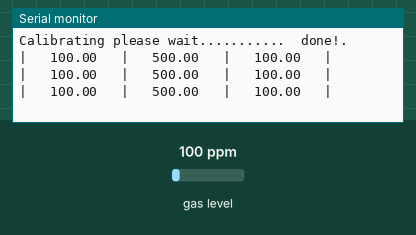
This sketch was run on a simulated ESP32. Shown: the last lines printed to the serial monitor. The inputs (shaded band) are chosen by the test bench; at power-on: gas level 100 ppm.

Above: at 1.2 s.
1.3 s: gas level set to 20 ppm
At 1.9 s:
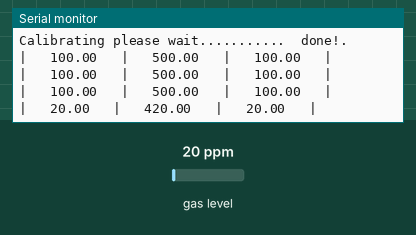
2.8 s: gas level set to 250 ppm
At 3.4 s:
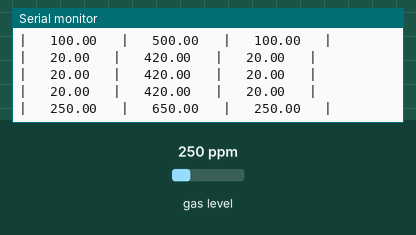
Timing chart, 0 to 5.8 s (numbered marks = the images above; inputs shaded):
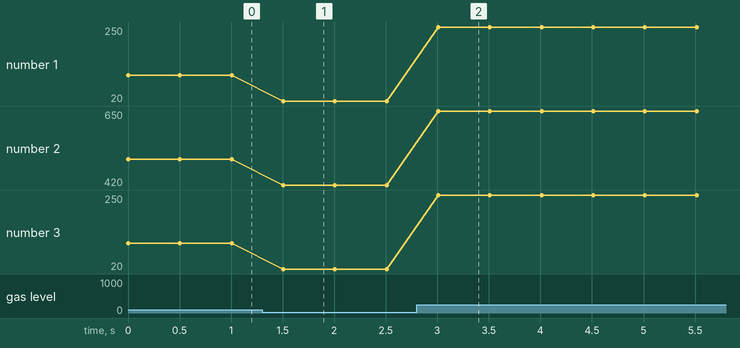

Measured:
- after the input at 1.3 s, the serial monitor: prints a new line after 0.21 s (image 1)
- after the input at 2.8 s, the serial monitor: prints a new line after 0.21 s (image 2)
- plotted number 1: 100 → 20 after the input at 1.3 s, 20 → 250 after the input at 2.8 s
- plotted number 2: 500 → 420 after the input at 1.3 s, 420 → 650 after the input at 2.8 s
- plotted number 3: 100 → 20 after the input at 1.3 s, 20 → 250 after the input at 2.8 s

The sketch:

GAS_TEST.ino
```cpp
//MQ-135 Sensor declarations
#include <MQUnifiedsensor.h>
#define placa "ESP-32"
#define Voltage_Resolution 3.3 // 3V3 <- IMPORTANT. Source: https://randomnerdtutorials.com/esp32-adc-analog-read-arduino-ide/
#define pin 35 //Analog input 0 of your arduino
#define type "MQ-135" //MQ135
#define ADC_Bit_Resolution 12 // ESP-32 bit resolution. Source: https://randomnerdtutorials.com/esp32-adc-analog-read-arduino-ide/
#define RatioMQ135CleanAir 3.6//RS / R0 = 3.6 ppm
//Declare Sensor
MQUnifiedsensor MQ135(placa, Voltage_Resolution, ADC_Bit_Resolution, pin, type);


void setup() {
  Serial.begin(115200); //Init serial port
  initGasSensor();
}

void loop() {
  MQ135.update(); // Update data, the arduino will read the voltage from the analog pin

  MQ135.setA(605.18); MQ135.setB(-3.937); // Configure the equation to calculate CO concentration value
  float CO = MQ135.readSensor(); // Sensor will read PPM concentration using the model, a and b values set previously or from the setup

  MQ135.setA(110.47); MQ135.setB(-2.862); // Configure the equation to calculate CO2 concentration value
  float CO2 = MQ135.readSensor() + 400; // Sensor will read PPM concentration using the model, a and b values set previously or from the setup

  MQ135.setA(102.2 ); MQ135.setB(-2.473); // Configure the equation to calculate NH4 concentration value
  float NH4 = MQ135.readSensor(); // Sensor will read PPM concentration using the model, a and b values set previously or from the setup


  Serial.print("|   "); Serial.print(CO);
  Serial.print("   |   "); Serial.print(CO2);
  Serial.print("   |   "); Serial.print(NH4);
  Serial.println("   |");


  delay(500); //Sampling frequency
}


  void initGasSensor(){
    MQ135.setRegressionMethod(1); //_PPM =  a*ratio^b

    MQ135.init();
    Serial.print("Calibrating please wait.");
    float calcR0 = 0;
    for(int i = 1; i<=10; i ++)
    {
      MQ135.update(); // Update data, the arduino will read the voltage from the analog pin
      calcR0 += MQ135.calibrate(RatioMQ135CleanAir);
      Serial.print(".");
    }
    MQ135.setR0(calcR0/10);
    Serial.println("  done!.");

        /*
        Exponential regression:
      GAS      | a      | b
      CO       | 605.18 | -3.937
      CO2      | 110.47 | -2.862
      NH4      | 102.2  | -2.473
      */

    if(isinf(calcR0)) {Serial.println("Warning: Conection issue, (Open circuit detected)"); while(1);}
    if(calcR0 == 0){Serial.println("Warning: Conection issue found, (Analog pin shorts to ground)"); while(1);}
  }
```
